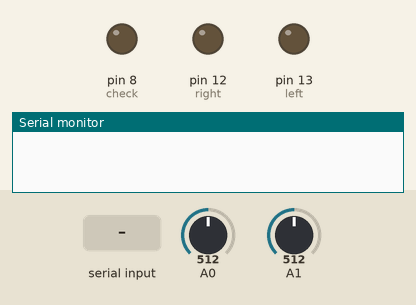
This sketch was run on a simulated Arduino Uno, built with avr-gcc and run on an emulated ATmega328P. Shown: output pins drawn as LEDs (lit = HIGH), the last lines printed to the serial monitor. The inputs (shaded band) are chosen by the test bench; at power-on: A0 = 512, A1 = 512.

Above: at 1.2 s.
1.3 s: "1" received over Serial
At 1.6 s:
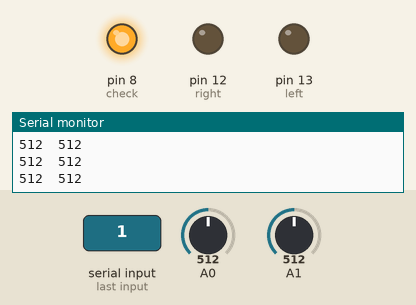
2.8 s: A0 set to 54
4.3 s: A0 set to 45
At 5.5 s:
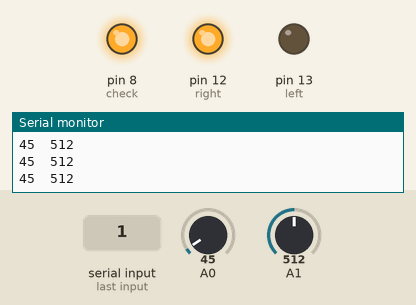
5.8 s: A0 set to 122
At 7.0 s:
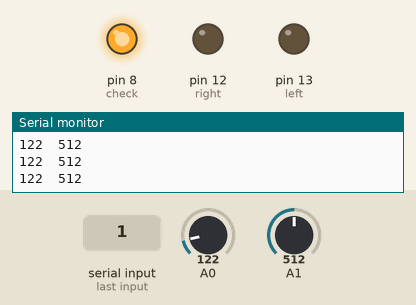
7.3 s: A1 set to 57
8.8 s: A1 set to 45
At 10.1 s:
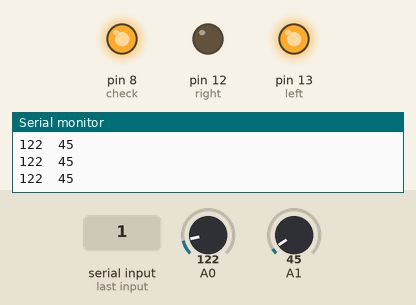
Timing chart, 0 to 11.3 s (numbered marks = the images above; inputs shaded):
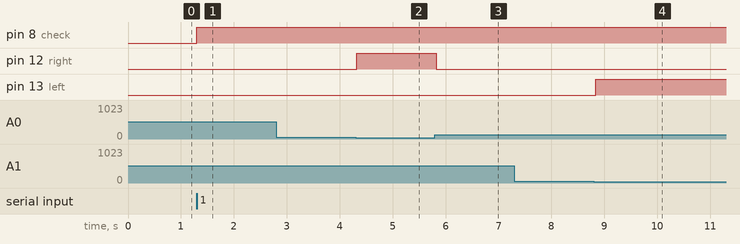

Measured:
- the behaviour switches between 51 and 50 on A0 (found by bisection; images 1 and 2)
- the behaviour switches between 51 and 50 on A1 (found by bisection; images 3 and 4)
- after the input at 1.3 s, pin 8 (check): LOW → HIGH at once
- after the input at 4.3 s, pin 12 (right): LOW → HIGH at once
- after the input at 5.8 s, pin 12 (right): HIGH → LOW at once
- after the input at 8.8 s, pin 13 (left): LOW → HIGH at once

The sketch:

Photoreflector.ino
```cpp
const int left = 13;
const int right = 12;
const int check = 8;
bool booted = false;

void setup() {
 Serial.begin(9600);
 pinMode(left,OUTPUT);
 pinMode(right,OUTPUT);
 pinMode(check,OUTPUT);
}
void loop() {
  if(Serial.available() > 0){
    booted = true;
  }
  if(booted){
    digitalWrite(check,HIGH);
    judge();
  }
}

int judge(){
  int val_left = analogRead(A0);
  int val_right = analogRead(A1);
//  Serial.print("左\t"); Serial.println("右");
  Serial.print(val_left); Serial.print("\t"); Serial.println(val_right);
if(val_left > 50){
  digitalWrite(left,HIGH);
}
else{
  digitalWrite(left,LOW);
}
if(val_right > 50){
  digitalWrite(right,HIGH);
}
else{
  digitalWrite(right,LOW);
}
if(val_left > 50 and val_right > 50){
  digitalWrite(left,LOW);
  digitalWrite(right,LOW);
}
  delay(100);
}
```
